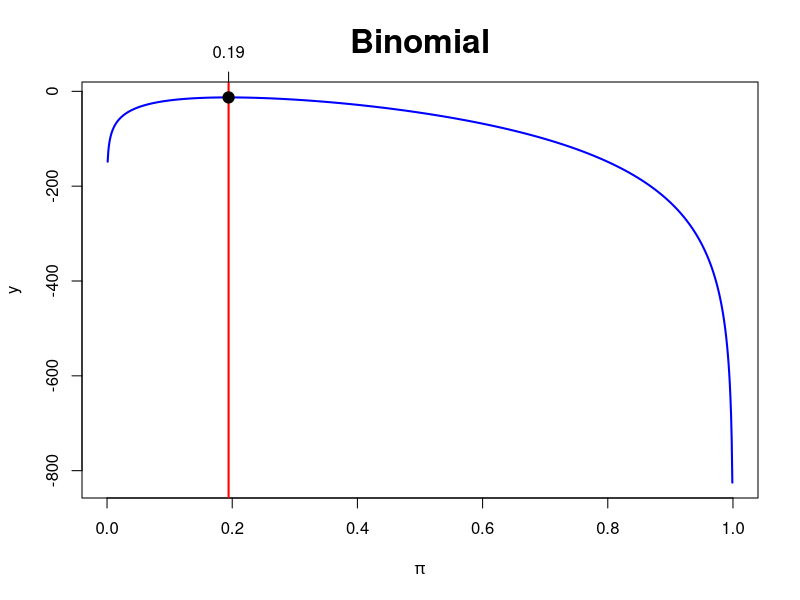
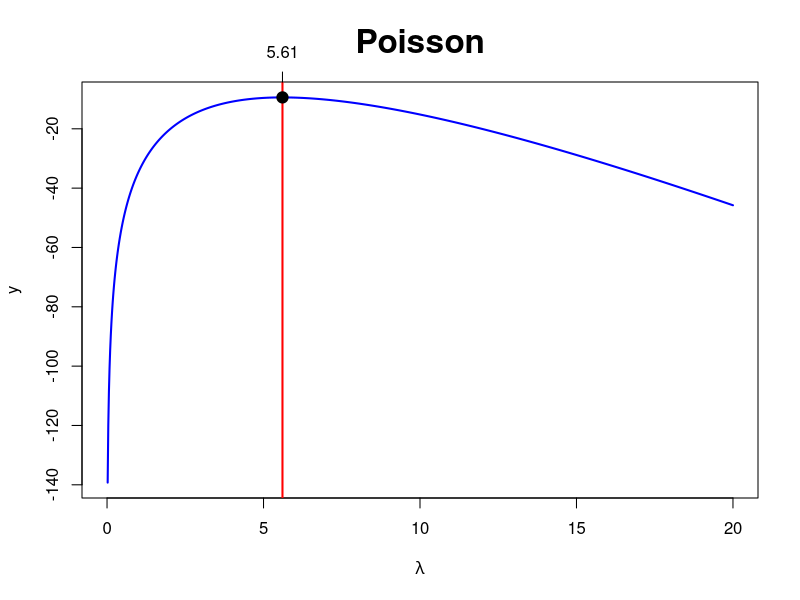
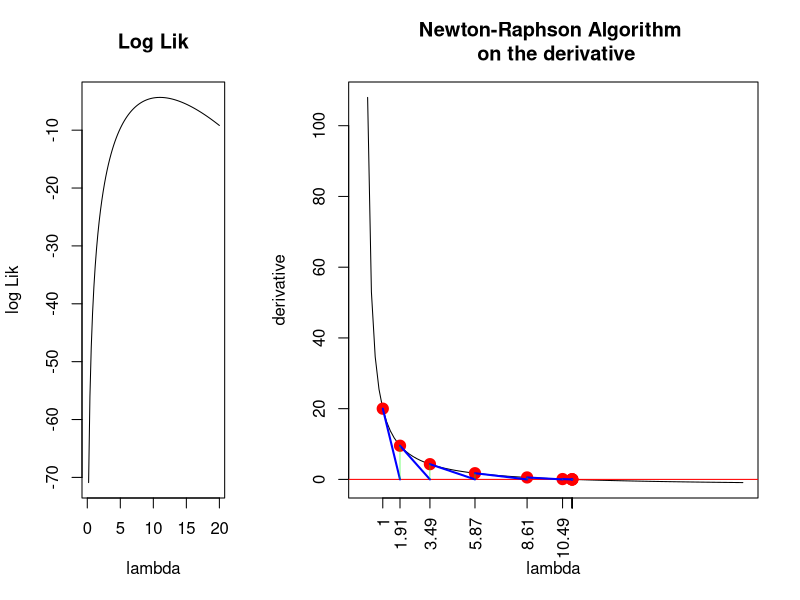
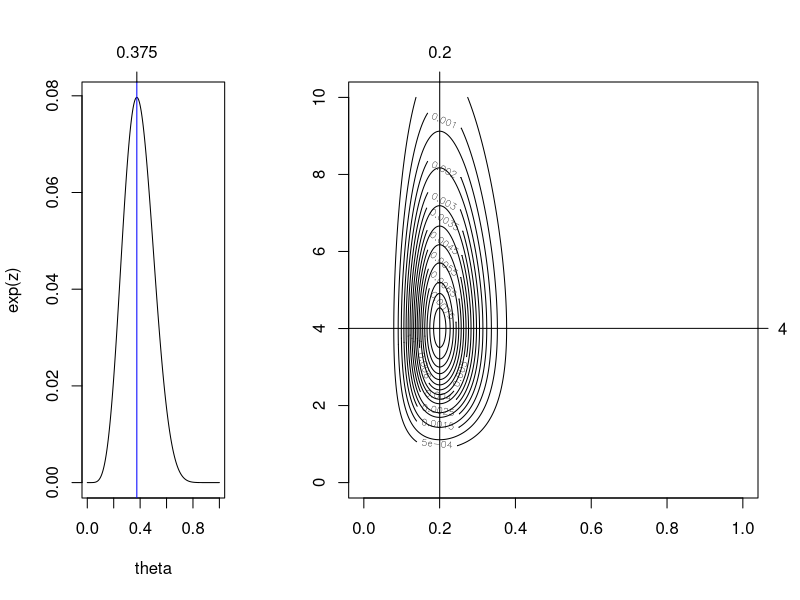
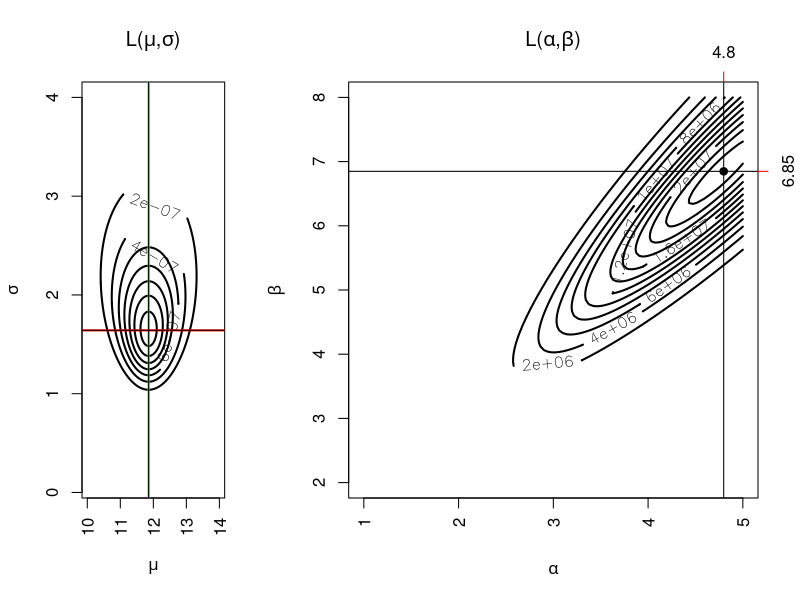
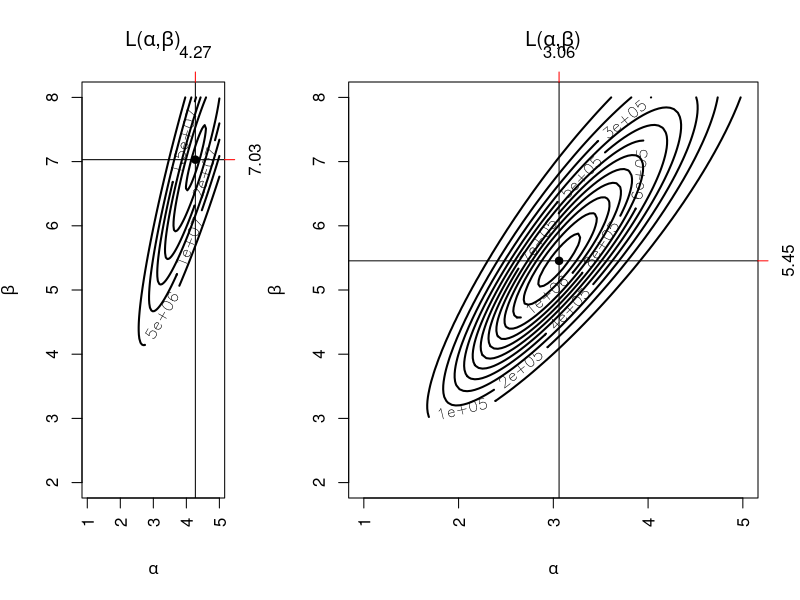
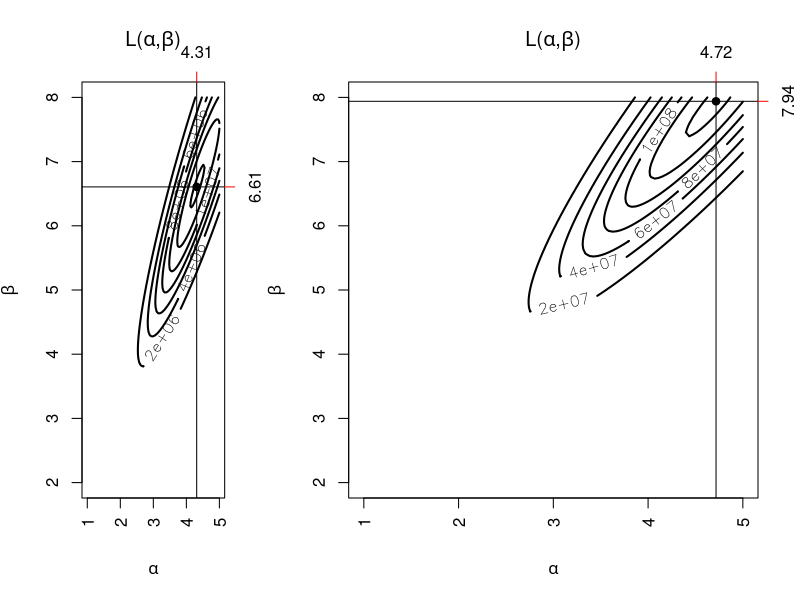
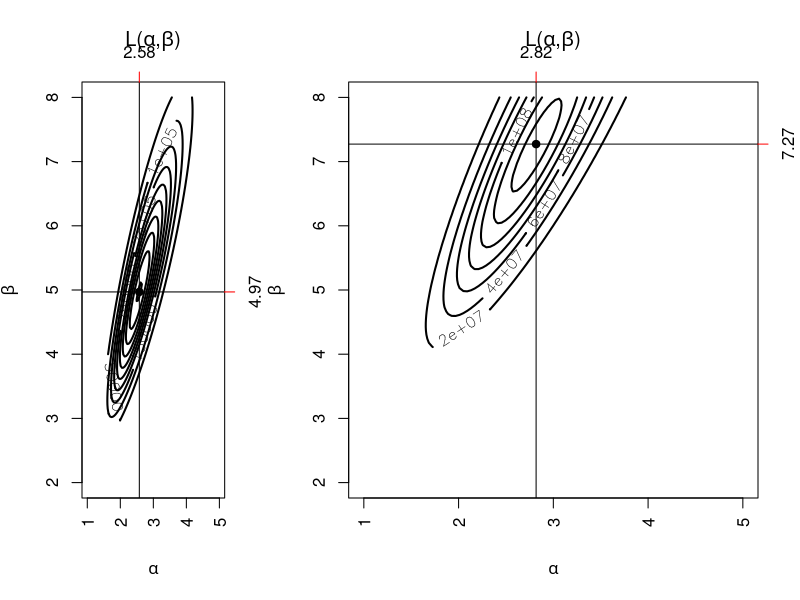

Recreate these plots in R, in order.

#Task1
getwd()

#Task2
logbin=function(x,param) log(dbinom(x,prob=param,size=20))
mymaxlik=function(lfun,x,param,...){
  np=length(param)
  z=outer(x,param,lfun)
  y=apply(z,2,sum)
  plot(param,y,col="Blue",type="l",lwd=2,...)
  i=max(which(y==max(y)))
  abline(v=param[i],lwd=2,col="Red")
  points(param[i],y[i],pch=19,cex=1.5,col="Black")
  axis(3,param[i],round(param[i],2))
  ifelse(i-3>=1 & i+2<=np, slope<-(y[(i-2):(i+2)]-y[(i-3):(i+1)])/(param[(i-2):(i+2)]-param[(i-3):(i+1)]),slope<-"NA")
  return(list(i=i,parami=param[i],yi=y[i],slope=slope))
}
mymaxlik(x=c(3,3,4,3,4,5,5,4),param=seq(0,1,length=1000),lfun=logbin,xlab=expression(pi),main="Binomial",cex.main=2)

#Task3
logpoiss=function(x,param) log(dpois(x,lambda=param)) 
mymaxlik(x=c(4,6,7,6,5),param=seq(0,20,length=1000),lfun=logpoiss,xlab=expression(lambda),main="Poisson",cex.main=2)
myNRML=function(x0,delta=0.001,llik,xrange,parameter="param"){
  f=function(x) (llik(x+delta)-llik(x))/delta
  fdash=function(x) (f(x+delta)-f(x))/delta
  d=1000
  i=0
  x=c()
  y=c()
  x[1]=x0
  y[1]=f(x[1])
  while(d > delta & i<100){
    i=i+1
    x[i+1]=x[i]-f(x[i])/fdash(x[i])
    y[i+1]=f(x[i+1])
    d=abs(x[i+1]-x[i])
  }
  layout(matrix(1:2,nr=1,nc=2,byrow=TRUE),width=c(1,2))
  curve(llik(x), xlim=xrange,xlab=parameter,ylab="log Lik",main="Log Lik")
  curve(f(x),xlim=xrange,xaxt="n", xlab=parameter,ylab="derivative",main=  "Newton-Raphson Algorithm \n on the derivative")
  points(x,y,col="Red",pch=19,cex=1.5)
  axis(1,x,round(x,2),las=2)
  abline(h=0,col="Red")
  segments(x[1:(i-1)],y[1:(i-1)],x[2:i],rep(0,i-1),col="Blue",lwd=2)
  segments(x[2:i],rep(0,i-1),x[2:i],y[2:i],lwd=0.5,col="Green")
  list(x=x,y=y)
}
mynrm <- myNRML(x0=1,delta=0.000001,llik=function(x) log(dpois(12,x)*dpois(10,x)),xrange=c(0,20),parameter="lambda" )
mean(mynrm$y)

#Task4
logbin2=function(theta){log(dbinom(2,prob=theta,size=6)) + log(dbinom(4,prob=theta,size=10))}
mymaxlikg=function(lfun="logbin2",theta) {
  nth=length(theta)
  thmat=matrix(theta,nr=nth,nc=1,byrow=TRUE)
  z=apply(thmat,1,lfun)
  zmax=max(which(z==max(z)))
  plot(theta,exp(z),type="l")
  abline(v=theta[zmax],col="Blue")
  axis(3,theta[zmax],round(theta[zmax],4))
  theta[zmax]
}
mymaxlikg(theta=seq(0,1,length=10000))

#Task5
logbinpois=function(theta1,theta2) log(dbinom(4,size=20,prob=theta1)) + log(dbinom(4,size=20,prob=theta1))+ log(dpois(4,lambda=theta2))

maxlikg2=function(theta1,theta2,lfun="logbinpois",...){
  n1=length(theta1)
  n2=length(theta2)
  z=outer(theta1,theta2,lfun)
  contour(theta1,theta2,exp(z),...)
  maxl=max(exp(z))  
  coord=which(exp(z)==maxl,arr.ind=TRUE) 
  th1est=theta1[coord[1]]
  th2est=theta2[coord[2]]
  abline(v=th1est,h=th2est)
  axis(3,th1est,round(th1est,2))
  axis(4,th2est,round(th2est,2),las=1)
  list(th1est=th1est,th2est=th2est)
}
maxlikg2(theta1=seq(0,1,length=1000),theta2=seq(0,10,length=1000),nlevels=20)

#Task6
mymlnorm=function(x,mu,sig,...){ 
  nmu=length(mu) 
  nsig=length(sig)
  n=length(x)
  zz=c()    
  lfun=function(x,m,p) log(dnorm(x,mean=m,sd=p))
  for(j in 1:nsig){
    z=outer(x,mu,lfun,p=sig[j])
    y=apply(z,2,sum)
    zz=cbind(zz,y)
  }
  maxl=max(exp(zz))
  coord=which(exp(zz)==maxl,arr.ind=TRUE)
  maxlsig=apply(zz,1,max)
  contour(mu,sig,exp(zz),las=3,xlab=expression(mu),ylab=expression(sigma),axes=TRUE,
          main=expression(paste("L(",mu,",",sigma,")",sep="")),...)
  mlx=round(mean(x),2) 
  mly=round(sqrt((n-1)/n)*sd(x),2)
  abline(v=mean(x),lwd=2,col="Green")
  abline(h=sqrt((n-1)/n)*sd(x),lwd=2,col="Red")
  muest=mu[coord[1]]
  sigest=sig[coord[2]]
  abline(v=muest, h=sigest)
  return(list(x=x,coord=coord,maxl=maxl))
}

mymlnorm(x=c(10,12,13,15,12,11,10),mu=seq(10,14,length=1000),sig=seq(0.1,4,length=1000),lwd=2,labcex=1)

#Task7
mymlbeta=function(x,alpha,beta,...){
  na=length(alpha)
  nb=length(beta)
  n=length(x)
  zz=c() 
  lfun=function(x,a,b) log(dbeta(x,shape1=a,shape2=b))
  for(j in 1:nb){
    z=outer(x,alpha,lfun,b=beta[j])
    y=apply(z,2,sum)
    zz=cbind(zz,y)
  }
  maxl=max(exp(zz))    
  coord=which(exp(zz)==maxl,arr.ind=TRUE)  
  aest=alpha[coord[1]]
  best=beta[coord[2]]
  contour(alpha,beta,exp(zz),las=3,xlab=expression(alpha),ylab=expression(beta),axes=TRUE,
          main=expression(paste("L(",alpha,",",beta,")",sep="")),...)
  abline(v=aest, h=best)
  points(aest,best,pch=19)
  axis(4,best,round(best,2),col="Red")
  axis(3,aest,round(aest,2),col="Red")
  return(list(x=x,coord=coord,maxl=maxl,maxalpha=aest,maxbeta=best))
}
x <- mymlbeta(x=rbeta(30,shape1=3,shape2=4),alpha=seq(1,5,length=100),beta=seq(2,8,length=100),lwd=2,labcex=1)
ax<-x$maxalpha
ay <- x$maxbeta
x <- mymlbeta(x=sample(x$x, replace=TRUE),alpha=seq(1,5,length=100),beta=seq(2,8,length=100),lwd=2,labcex=1)
bx<-x$maxalpha
by <- x$maxbeta
x <- mymlbeta(x=sample(x$x, replace=TRUE),alpha=seq(1,5,length=100),beta=seq(2,8,length=100),lwd=2,labcex=1)
cx<-x$maxalpha
cy <- x$maxbeta
x <- mymlbeta(x=sample(x$x, replace=TRUE),alpha=seq(1,5,length=100),beta=seq(2,8,length=100),lwd=2,labcex=1)
dx<-x$maxalpha
dy <- x$maxbeta
x <- mymlbeta(x=sample(x$x, replace=TRUE),alpha=seq(1,5,length=100),beta=seq(2,8,length=100),lwd=2,labcex=1)
ex<-x$maxalpha
ey <- x$maxbeta
x <- mymlbeta(x=sample(x$x, replace=TRUE),alpha=seq(1,5,length=100),beta=seq(2,8,length=100),lwd=2,labcex=1)
fx<-x$maxalpha
fy <- x$maxbeta
x <- mymlbeta(x=sample(x$x, replace=TRUE),alpha=seq(1,5,length=100),beta=seq(2,8,length=100),lwd=2,labcex=1)
gx<-x$maxalpha
gy <- x$maxbeta
x <- mymlbeta(x=sample(x$x, replace=TRUE),alpha=seq(1,5,length=100),beta=seq(2,8,length=100),lwd=2,labcex=1)
hx<-x$maxalpha
hy <- x$maxbeta
x <- mymlbeta(x=sample(x$x, replace=TRUE),alpha=seq(1,5,length=100),beta=seq(2,8,length=100),lwd=2,labcex=1)
ix<-x$maxalpha
iy <- x$maxbeta
x <- mymlbeta(x=sample(x$x, replace=TRUE),alpha=seq(1,5,length=100),beta=seq(2,8,length=100),lwd=2,labcex=1)
jx<-x$maxalpha
jy <- x$maxbeta
x <- mymlbeta(x=sample(x$x, replace=TRUE),alpha=seq(1,5,length=100),beta=seq(2,8,length=100),lwd=2,labcex=1)
kx<-x$maxalpha
ky <- x$maxbeta
x <- mymlbeta(x=sample(x$x, replace=TRUE),alpha=seq(1,5,length=100),beta=seq(2,8,length=100),lwd=2,labcex=1)
lx<-x$maxalpha
ly <- x$maxbeta
plot(c(ay,by,cy,dy,ey,fy,gy,hy,iy,jy,ky,ly)~c(ax,bx,cx,dx,ex,fx,gx,hx,ix,jx,kx,lx), ylab = "Max Beta", xlab = "Max Alpha", col="dark red")
